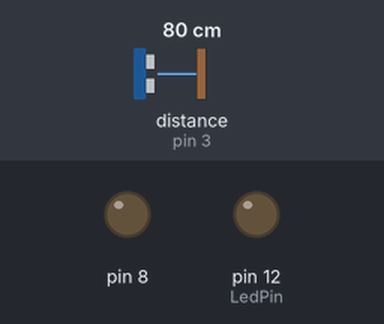
Bench run of a sketch on a simulated Arduino Uno, built with avr-gcc and run on an emulated ATmega328P. Parts: output pins drawn as LEDs (lit = HIGH). Wiring (inferred from the names in the program): ultrasonic range finder: trigger pin 2; echo pin 3. The inputs (shaded band) are chosen by the test bench; at power-on: distance to the obstacle (sensor on pin 3) 80 cm. The echo pulse lasts 58.3 µs per cm; pins used as bus, display or sensor lines are not drawn.

Above: at 1.2 s.
1.3 s: distance to the obstacle (sensor on pin 3) set to 2 cm
At 2.2 s:
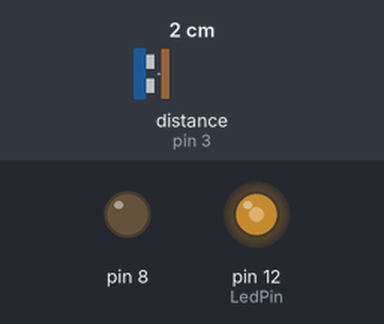
4.3 s: distance to the obstacle (sensor on pin 3) set to 4 cm
At 5.6 s:
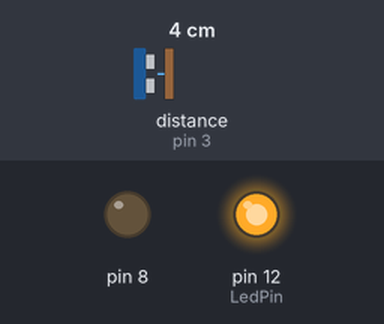
Timing chart, 0 to 7.3 s (numbered marks = the images above; inputs shaded):
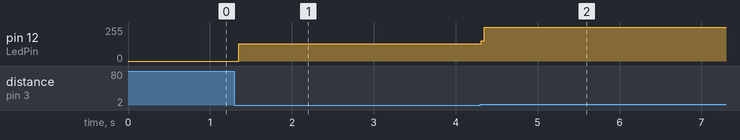

The sketch:

alarm_source.ino
```cpp
const int TrigPin = 2;
const int EchoPin = 3;
int LedPin = 12;
float cm;
void setup()
{
Serial.begin(9600);
pinMode(TrigPin, OUTPUT);
pinMode(EchoPin, INPUT);
pinMode(8,OUTPUT);
pinMode(LedPin,OUTPUT);
}
void loop()
{
digitalWrite(8, LOW);

digitalWrite(TrigPin, LOW); //低高低电平发一个短时间脉冲去TrigPin
delayMicroseconds(2);
digitalWrite(TrigPin, HIGH);
delayMicroseconds(10);
digitalWrite(TrigPin, LOW);

cm = pulseIn(EchoPin, HIGH) / 58.0; //将回波时间换算成cm
cm = (int(cm * 100.0)) / 100.0; //保留两位小数
if (cm>=2 && cm<=10)
{digitalWrite(8, HIGH);
digitalWrite(LedPin,HIGH);}//在距离范围内亮灯
else{
  digitalWrite(LedPin,LOW);
}
}
```

Measured:
- after the input at 1.3 s, pin 12 (LedPin): 0/255 → 128/255 after 0.05 s
- after the input at 4.3 s, pin 12 (LedPin): 128/255 → 255/255 at once
